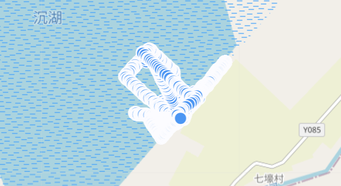
#> input picture data/SRT_geo/UAV_trace.png, 341 x 186 px, shrunk from 662 x 360 before the run
$ python -i augment.py   (imports and definitions only)
#> lines starting #> are read from the running program, lines starting #| are printed output that depends on the picture
import cv2
import numpy as np
import os
import glob
import random

def adjust_brightness(image, factor):
    """
    调整亮度
    factor > 1 为变亮，factor < 1 为变暗
    """
    hsv = cv2.cvtColor(image, cv2.COLOR_BGR2HSV)
    h, s, v = cv2.split(hsv)

    # 转换类型以防止溢出
    v = v.astype('float64')
    v = v * factor
    v = np.clip(v, 0, 255).astype('uint8')

    final_hsv = cv2.merge((h, s, v))
    return cv2.cvtColor(final_hsv, cv2.COLOR_HSV2BGR)

def augment_image(image_path, output_dir):
    """
    对单张图片进行增强并保存
    """
#> called with image_path = '../../data/SRT_geo/UAV_trace.png', output_dir = 'out.png'
    filename = os.path.basename(image_path)
    name, ext = os.path.splitext(filename)

    img = cv2.imread(image_path)
#> img is the input picture: shape (186, 341, 3); mean B, G, R 226.9, 222.1, 198.2
    if img is None:
        return

    # 1. 保存原图 (必须保留)
    cv2.imwrite(os.path.join(output_dir, f"{name}_orig{ext}"), img)

    # ================= 策略配置 =================
    # 我们并不希望每张图都生成所有变体，那样数据量太大了。
    # 这里采用“概率触发”机制。

    # 2. 水平翻转 (Horizontal Flip)
    # 对于湿地植被，左右翻转是完全合理的物理场景
    if random.random() < 0.5:
        flip_h = cv2.flip(img, 1)
        cv2.imwrite(os.path.join(output_dir, f"{name}_flipH{ext}"), flip_h)

    # 3. 垂直翻转 (Vertical Flip)
    # 仅适用于垂直俯拍 (Nadir view)。如果是倾斜拍摄，请注释掉这段代码。
    if random.random() < 0.5:
        flip_v = cv2.flip(img, 0)
        cv2.imwrite(os.path.join(output_dir, f"{name}_flipV{ext}"), flip_v)

    # 4. 旋转 90度/180度/270度
    # 这种旋转不会丢失图像信息，也不会产生黑边
    # 随机选择一种旋转方式，或者不旋转
    rotate_code = random.choice([None, cv2.ROTATE_90_CLOCKWISE, cv2.ROTATE_180, cv2.ROTATE_90_COUNTERCLOCKWISE])
    if rotate_code is not None:
        rotated = cv2.rotate(img, rotate_code)
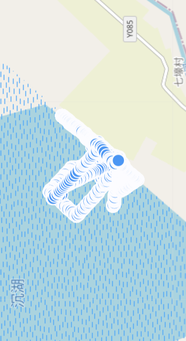
#> rotated: shape (341, 186, 3); mean B, G, R 226.9, 222.1, 198.2
        suffix_map = {
            cv2.ROTATE_90_CLOCKWISE: "rot90",
            cv2.ROTATE_180: "rot180",
            cv2.ROTATE_90_COUNTERCLOCKWISE: "rot270"
        }
        cv2.imwrite(os.path.join(output_dir, f"{name}_{suffix_map[rotate_code]}{ext}"), rotated)

    # 5. 亮度变化 (Brightness)
    # 模拟云层遮挡(变暗)或强光(变亮)
    # 随机在 [0.8, 1.2] 之间波动
    if random.random() < 0.3: # 30%的概率触发
        brightness_factor = random.uniform(0.7, 1.3)
        bright_img = adjust_brightness(img, brightness_factor)
#> in adjust_brightness, `hsv = cv2.cvtColor(image, cv2.COLOR_BGR2HSV)`: hsv: shape (186, 341, 3); mean H, S, V 69.8, 46.9, 234
#> in adjust_brightness, `h, s, v = cv2.split(hsv)`:
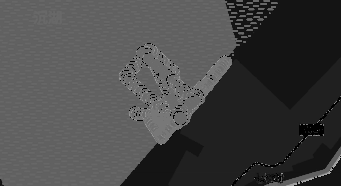
#> h: shape (186, 341); min 0, max 177, mean 69.8
#> in adjust_brightness, `h, s, v = cv2.split(hsv)`:
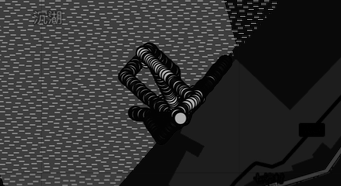
#> s: shape (186, 341); min 0, max 200, mean 46.9
#> in adjust_brightness, `h, s, v = cv2.split(hsv)`:
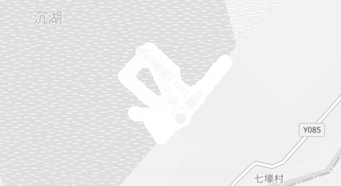
#> v: shape (186, 341); min 123, max 255, mean 234
#> in adjust_brightness, `v = v * factor`:
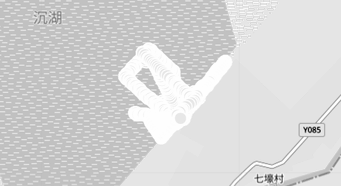
#> v: shape (186, 341) float64; min 157.4, max 326.2, mean 299.3; drawn with min black and max white
#> in adjust_brightness, `final_hsv = cv2.merge((h, s, v))`: final_hsv: shape (186, 341, 3); mean H, S, V 69.8, 46.9, 254.9
#> in adjust_brightness, `return cv2.cvtColor(final_hsv, cv2.COLOR_HSV2BGR)`:
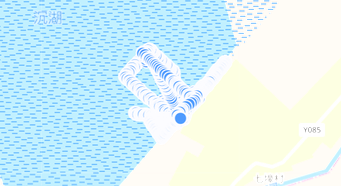
#> returned value: shape (186, 341, 3); mean B, G, R 247.4, 241.5, 214.8
        cv2.imwrite(os.path.join(output_dir, f"{name}_bright{brightness_factor:.2f}{ext}"), bright_img)

def batch_augment(input_dir, output_dir):
    if not os.path.exists(output_dir):
        os.makedirs(output_dir)
        print(f"创建输出目录: {output_dir}")

    # 支持常见格式
    image_files = glob.glob(os.path.join(input_dir, "*.jpg")) + \
                  glob.glob(os.path.join(input_dir, "*.png"))

    total = len(image_files)
    print(f"源数据集共 {total} 张图片，开始增强...\n")

    for i, img_path in enumerate(image_files):
        augment_image(img_path, output_dir)

        if (i+1) % 50 == 0:
            print(f"已处理: {i+1}/{total} (生成数量会多于此数)")

    # 统计最终数量
    final_count = len(glob.glob(os.path.join(output_dir, "*.*")))
    print(f"\n增强完成！")
    print(f"源文件数: {total}")
    print(f"增强后文件总数: {final_count}")
    print(f"保存位置: {output_dir}")

# ================= 路径配置 =================
# [20 lines not run here, left out]

>>> result = augment_image('../../data/SRT_geo/UAV_trace.png', 'out.png')
